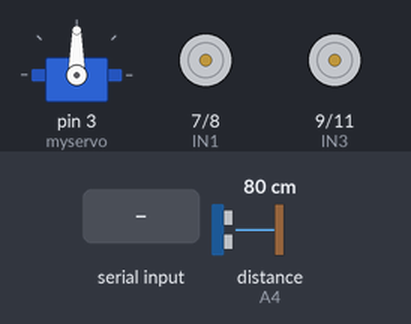
Bench run of a sketch on a simulated Arduino Uno, built with avr-gcc and run on an emulated ATmega328P. Shown: servo, motor-driver pin pairs drawn as motors (green arrow = first pin HIGH = forward, orange = second pin HIGH = backward, longer = more drive, scaled by the enable pin). The inputs (shaded band) are chosen by the test bench; at power-on: distance to the obstacle (sensor on A4) 80 cm. The echo pulse lasts 58.3 µs per cm; random numbers use the default seed unless the sketch sets one.

Above: at 1.2 s.
1.3 s: "j" received over Serial
At 1.7 s:
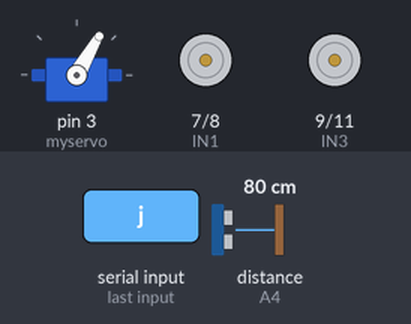
4.3 s: distance to the obstacle (sensor on A4) set to 44 cm
7.3 s: distance to the obstacle (sensor on A4) set to 36 cm
At 7.8 s:
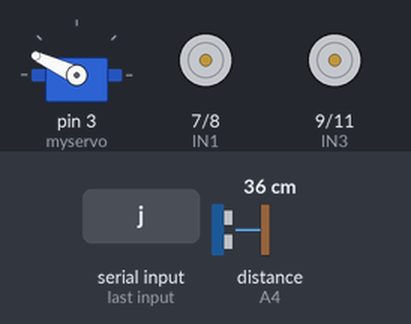
10.3 s: "b" received over Serial
12.2 s: "c" received over Serial
At 13.0 s:
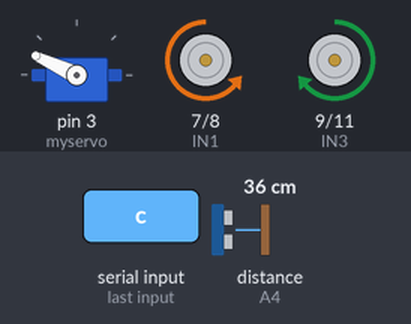
13.7 s: "e" received over Serial
At 14.1 s:
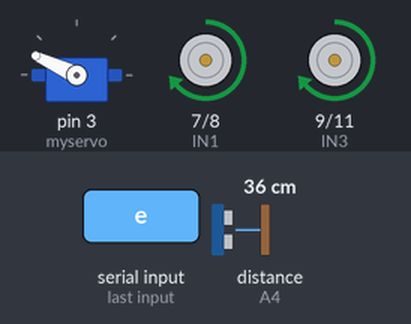
Timing chart, 0 to 16.2 s (numbered marks = the images above; inputs shaded):
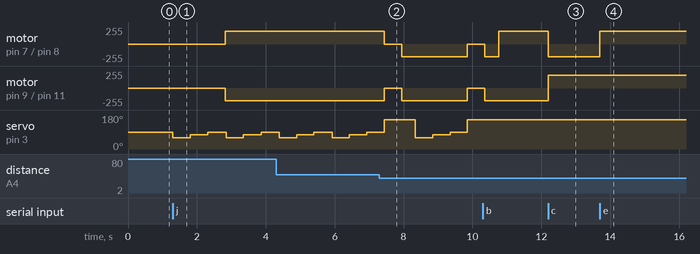

The sketch:

arduinoFirstTry.ino
```cpp
/*
 * Author : Yang Bai
 * L298N IO pin         Arduino UNO IO pin
 * ENA                  5
 * ENB                  6
 * IN1                  7
 * IN2                  8
 * IN3                  9
 * IN4                  11
 *
 * Left motor truth table
 * ENA      IN1        IN2         Description
 * High     Low        Low         Stopped(breaks)
 * High     High       Low         Forwards
 * High     Low        High        Backwards
 * High     High       High        Stopped
 *
 * Right motor truth table
 * ENB      IN3        IN4         Description
 * High     Low        Low         Stopped(breaks)
 * High     Low        High        Forwards
 * High     High       Low         Backwards
 * High     High       High        Stopped
 */
#include <SoftwareSerial.h>
#include <Servo.h>

//define the L298N IO pin
#define ENA 5
#define ENB 6
#define IN1 7
#define IN2 8
#define IN3 9
#define IN4 11

//define line tracking IO pin
#define LT_R 10
#define LT_M 4
#define LT_L 2

int pwm = 191;
char signal;
Servo myservo;
int Echo = A4;
int Trig = A5;
int rightDistance = 0, leftDistance = 0, middleDistance = 0;

void setup() {
  pinMode(ENA, OUTPUT);
  pinMode(ENB, OUTPUT);
  pinMode(IN1, OUTPUT);
  pinMode(IN2, OUTPUT);
  pinMode(IN3, OUTPUT);
  pinMode(IN4, OUTPUT);
  pinMode(LT_R, INPUT);
  pinMode(LT_M, INPUT);
  pinMode(LT_L, INPUT);
  digitalWrite(ENA, LOW);
  digitalWrite(ENB, LOW);
  digitalWrite(IN1, LOW);
  digitalWrite(IN2, LOW);
  digitalWrite(IN3, LOW);
  digitalWrite(IN4, LOW);
  myservo.attach(3);
  pinMode(Echo, INPUT);
  pinMode(Trig, OUTPUT);
  Serial.begin(9600);
}

void forward() {
  analogWrite(ENA, pwm);
  analogWrite(ENB, pwm);
  digitalWrite(IN1, HIGH);
  digitalWrite(IN2, LOW);
  digitalWrite(IN3, LOW);
  digitalWrite(IN4, HIGH);
  delay(20);
}

void backward() {
  analogWrite(ENA, pwm);
  analogWrite(ENB, pwm);
  digitalWrite(IN1, LOW);
  digitalWrite(IN2, HIGH);
  digitalWrite(IN3, HIGH);
  digitalWrite(IN4, LOW);
  delay(20);
}

void leftward() {
  analogWrite(ENA, pwm);
  analogWrite(ENB, pwm);
  digitalWrite(IN1, LOW);
  digitalWrite(IN2, HIGH);
  digitalWrite(IN3, LOW);
  digitalWrite(IN4, HIGH);
  delay(200);
}

void rightward() {
  analogWrite(ENA, pwm);
  analogWrite(ENB, pwm);
  digitalWrite(IN1, HIGH);
  digitalWrite(IN2, LOW);
  digitalWrite(IN3, HIGH);
  digitalWrite(IN4, LOW);
  delay(20);
}

void stop() {
  digitalWrite(ENA, LOW);
  digitalWrite(ENB, LOW);
  digitalWrite(IN1, LOW);
  digitalWrite(IN2, LOW);
  digitalWrite(IN3, LOW);
  digitalWrite(IN4, LOW);
}


void setSpeed(int p) {
  pwm = p;
  analogWrite(ENA, pwm);
  analogWrite(ENB, pwm);
}

void lineTracking() {
  while(!digitalRead(LT_M) || !digitalRead(LT_R) || !digitalRead(LT_L)) {
    while(!digitalRead(LT_M)) {
      forward();
    }
    while(!digitalRead(LT_R)) {
      rightward();
    }
    while(!digitalRead(LT_L)) {
      leftward();
    }
  }
  stop();
}

int getDistance() {
  digitalWrite(Trig, LOW);
  delayMicroseconds(2);
  digitalWrite(Trig, HIGH);
  delayMicroseconds(20);
  digitalWrite(Trig, LOW);
  float distance = pulseIn(Echo, HIGH);
  distance /= 58;
  return (int) distance;
}

void turn() {
  stop();
  myservo.write(155);
  delay(500);
  leftDistance = getDistance();
  if(leftDistance > 30) {
    leftward();
    delay(200);
  } else {
    myservo.write(0);
    delay(1000);
    rightDistance = getDistance();
    if(rightDistance > 30) {
      rightward();
      delay(200);
    } else {
      backward();
      delay(200);
      int x = random(1);
      if(x == 0) {
        leftward();
        delay(200);
      } else {
        rightward();
        delay(200);
      }
    }
  }
}

void obstacleAvoidance() {
  while(!Serial.available()) {
    //optimize for table leg
    myservo.write(60);
    delay(500);
    middleDistance = getDistance();
    for(int angle = 75; angle <= 90; angle += 15) {
      myservo.write(angle);
      delay(500);
      middleDistance = min(middleDistance, getDistance());
    }
    if(middleDistance < 20) {
      backward();
      delay(300);
    } else if(middleDistance <= 40 && middleDistance > 20) {
      turn();
    } else {
      forward();
    }
  }
  stop();
}

void loop() {
  if(Serial.available() > 0) {
    signal = Serial.read();
    switch (signal) {
      case 'a' : stop(); break;
      case 'b' : forward(); break;
      case 'c' : backward(); break;
      case 'd' : leftward(); break;
      case 'e' : rightward(); break;
      case 'f' : setSpeed(127); break; // 50% duty cycle
      case 'g' : setSpeed(191); break; // 75% duty cycle
      case 'h' : setSpeed(255); break; // 100% duty cycle
      case 'i' : lineTracking(); break;
      case 'j' : obstacleAvoidance(); break;
    }
  }
}
```

Measured:
- the behaviour switches between 41 and 40 cm on distance to the obstacle (sensor on A4) (found by bisection; images 1 and 2)
- after the input at 1.3 s, motor on pin 7 (IN1) / pin 8 (IN2): stopped → forward 191/255 after 1.5 s; motor on pin 9 (IN3) / pin 11 (IN4): stopped → backward 191/255 after 1.5 s; servo on pin 3 (myservo): 90° → 60° at once, → 75° 0.51 s later, → 90° 0.51 s later, → 60° 0.53 s later, … (6 changes in this stretch)
- after the input at 7.3 s, motor on pin 7 (IN1) / pin 8 (IN2): forward 191/255 → stopped after 0.14 s, → backward 191/255 0.50 s later, → stopped 1.9 s later; motor on pin 9 (IN3) / pin 11 (IN4): backward 191/255 → stopped after 0.14 s, → backward 191/255 0.50 s later, → stopped 1.9 s later
- after the input at 12.2 s, motor on pin 7 (IN1) / pin 8 (IN2): forward 191/255 → backward 191/255 at once; motor on pin 9 (IN3) / pin 11 (IN4): backward 191/255 → forward 191/255 at once
- after the input at 13.7 s, motor on pin 7 (IN1) / pin 8 (IN2): backward 191/255 → forward 191/255 at once
